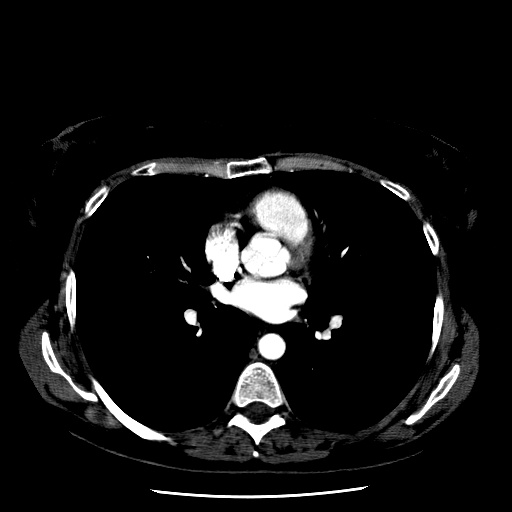
#> input picture 1.jpg, 512 x 512 px
$ python lung_mask_findcountor.py
#> lines starting #> are read from the running program, lines starting #| are printed output that depends on the picture; after the words box and inside, x2 and y2 are one past the last pixel; in counts of white or black regions, pixels touching at a corner belong together
# -*- coding: cp936 -*-
import cv2
from matplotlib import pyplot as plt
import numpy as np
# Step1. 读入图像


def fill_color_demo(image):
    copyIma = image.copy()
    h, w = image.shape[:2]
    print(h, w)
    mask = np.zeros([h+2, w+2], np.uint8)
    cv2.floodFill(copyIma, mask, (150,300), (100, 100, 100), (100, 100, 100), (50, 50, 50), cv2.FLOODFILL_FIXED_RANGE)
    return copyIma


image_tmp = cv2.imread('1.jpg',0)
#> image_tmp is the input picture: shape (512, 512); min 0, max 255, mean 19.6
image_ori=image_tmp.copy()
plt.subplot(241), plt.imshow(image_tmp,cmap = 'gray')
plt.title('Original Image'), plt.xticks([]),plt.yticks([])


image_canny = cv2.Canny(image_tmp, 200, 300) # 边缘检测
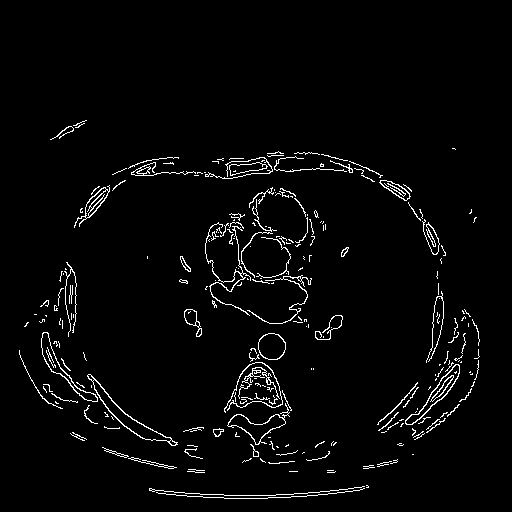
#> image_canny: shape (512, 512); 2.9% white in thin lines or dots, all inside (x1, y1, x2, y2) = (19, 120, 480, 499)
plt.subplot(242), plt.imshow(image_canny,cmap = 'gray')
plt.title('Edge Image'),plt.xticks([]),plt.yticks([])


# Step2. 二值化
ret, thresh = cv2.threshold(image_tmp, 10, 255, cv2.THRESH_BINARY)
#> thresh: shape (512, 512); 15.5% white; 82 white regions (65 under 20 px), largest, box (x1, y1, x2, y2) and area: (18, 150, 480, 465) 26927, (200, 186, 316, 328) 10633, (69, 431, 423, 474) 822
# ret, thresh = cv2.threshold(image_tmp, 127, 255, cv2.THRESH_BINARY)

kernel = cv2.getStructuringElement(cv2.MORPH_RECT, (5, 5))  # 定义结构元素


opening = cv2.morphologyEx(thresh, cv2.MORPH_CLOSE, kernel)  # 闭运
#> opening: shape (512, 512); 16.7% white; 44 white regions (27 under 20 px), largest, box (x1, y1, x2, y2) and area: (18, 150, 480, 465) 29772, (200, 186, 316, 328) 10949, (69, 431, 423, 474) 837
opening = cv2.morphologyEx(opening, cv2.MORPH_OPEN, kernel)  # 开运算
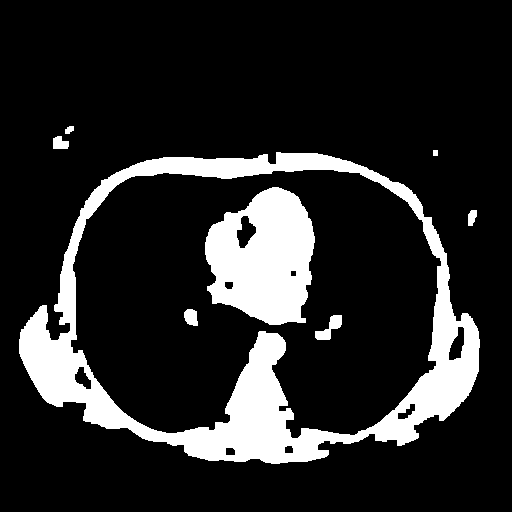
#> opening: shape (512, 512); 15.7% white; 8 white regions
# Step3. 轮廓提取


plt.subplot(243),plt.imshow(opening)
plt.title('closing-opening'),plt.xticks([]),plt.yticks([])


contour, hierarchy = cv2.findContours(opening, cv2.RETR_TREE, cv2.CHAIN_APPROX_SIMPLE)
#> contour = 17 contours; largest, box (x1, y1, x2, y2) and area: (19, 152, 480, 464) 108734, (70, 169, 442, 439) 80040, (205, 187, 315, 325) 11113, (236, 215, 257, 249) 400, (448, 326, 465, 361) 348

# Step4. 轮廓绘制
color = cv2.cvtColor(image_tmp, cv2.COLOR_GRAY2BGR)
result = cv2.drawContours(color, contour, -1, (0,255,0), 2) #轮廓用绿色绘制
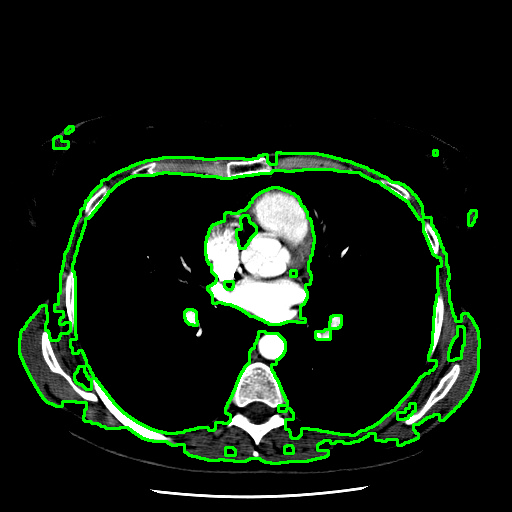
#> result: shape (512, 512, 3); mean B, G, R 17.4, 30.2, 17.4


copyIma=fill_color_demo(result)
#| 512 512
#> in fill_color_demo, `cv2.floodFill(copyIma, mask, (150,300), (100, 100, 100), (100, 100, 10..`:
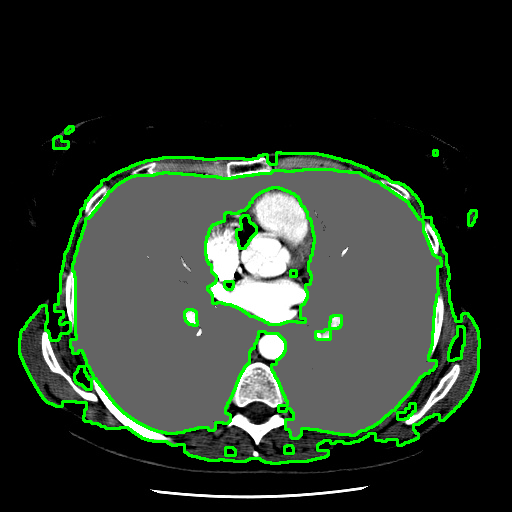
#> copyIma: shape (512, 512, 3); mean B, G, R 42.2, 55, 42.2
plt.subplot(244),plt.imshow(copyIma)
plt.title('floodFill Image'),plt.xticks([]),plt.yticks([])

mask = image_tmp
mask[copyIma[:,:,0]==100]=1
mask[copyIma[:,:,0]!=100]=0
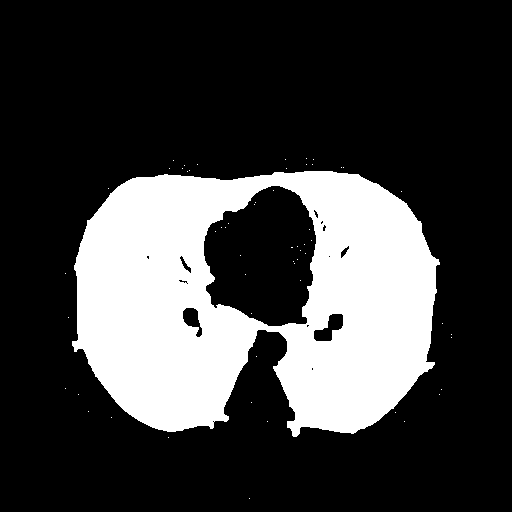
#> mask: shape (512, 512); values 0 (black) and 1 (white), 24.8% white; 57 white regions (56 under 20 px), largest, box (x1, y1, x2, y2) and area: (72, 171, 440, 437) 65062
print(image_tmp.shape)
#| (512, 512)
print(mask.shape)
#| (512, 512)

kernel = np.ones((3,3),np.uint8)
kernel2 = np.ones((10,10),np.uint8)
kernel3 = np.ones((20,20),np.uint8)
kernel4 = np.ones((5,5),np.uint8)
kernel5= np.ones((16,16),np.uint8)
erosion = cv2.erode(mask,kernel,iterations = 1)
#> erosion: shape (512, 512); values 0 (black) and 1 (white), 23.8% white; 1 white region, box (x1, y1, x2, y2) and area: (73, 172, 439, 436) 62444
dilation = cv2.dilate(erosion,kernel5,iterations =1)
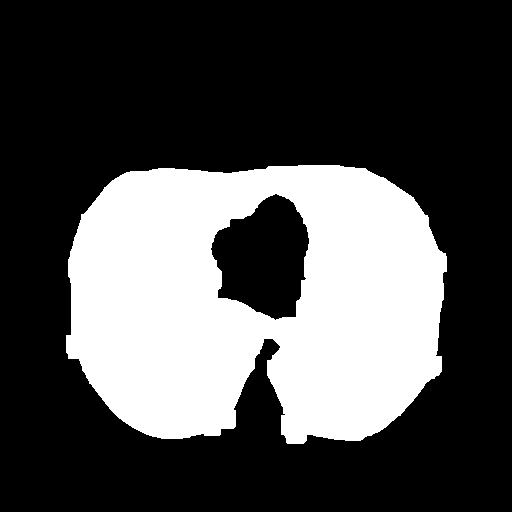
#> dilation: shape (512, 512); values 0 (black) and 1 (white), 30.4% white; 1 white region, box (x1, y1, x2, y2) and area: (66, 165, 447, 444) 79698

# dilation = cv2.dilate(dilation,kernel4,iterations =1)
# dilation = cv2.dilate(dilation,kernel3,iterations =1)
plt.subplot(245),plt.imshow(mask,cmap = 'gray')
plt.title('mask original'),plt.xticks([]),plt.yticks([])
# [14 lines of commented-out code are left out]
plt.subplot(246),plt.imshow(dilation,cmap = 'gray')
plt.title('ROI mask'),plt.xticks([]),plt.yticks([])
# plt.subplot(338),plt.imshow(image_ori,cmap = 'gray')
# plt.title('ori image'),plt.xticks([]),plt.yticks([])
plt.subplot(247),plt.imshow(image_ori*dilation,cmap = 'gray')
plt.title('ROI image'),plt.xticks([]),plt.yticks([])

plt.savefig("result.jpg")
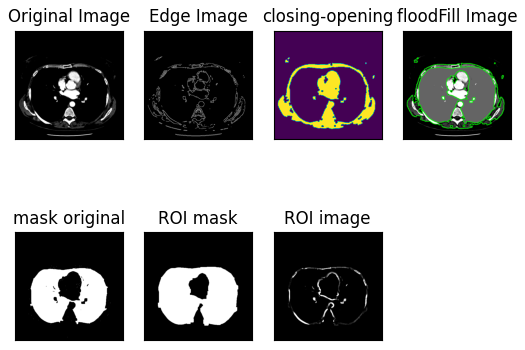
#> figure drawn by matplotlib, 7 panels
plt.show()
